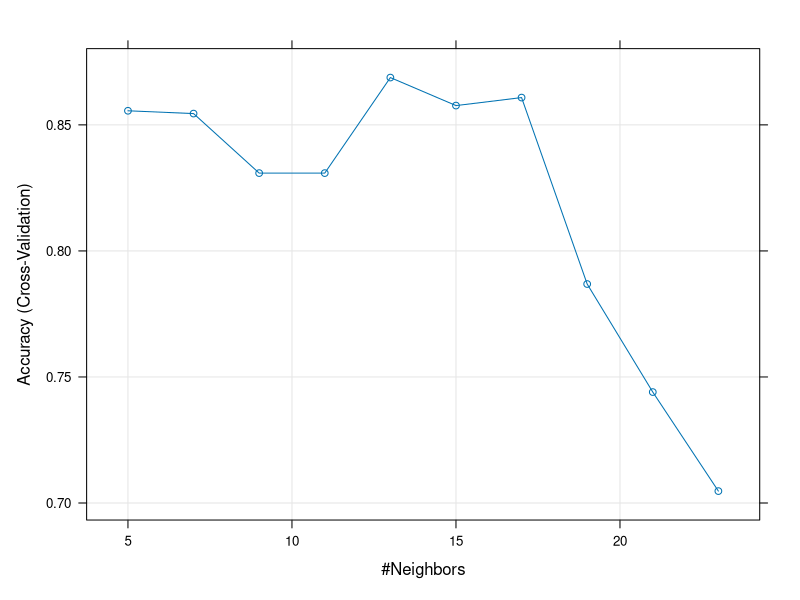

The R script that drew this image:
library(readxl)
library(caret)
library(class)
library(tidyverse)

date <- read_excel("ICE.xlsx")

# Selectăm doar coloanele relevante
date_filtrat <- date %>%
  select(`Ani asteptati de scolarizare`,
         `Gradul de inscriere in invatamantul primar`,
         `Gradul de inscriere in invatamantul secundar`,
         `Rata de finalizare a invatamantului primar`,
         `Nivel educațional general al țării`)

date_filtrat <- na.omit(date_filtrat)

# Transformăm coloana țintă într-un factor (multi-clasă)
date_filtrat$`Nivel educațional general al țării` <- as.factor(date_filtrat$`Nivel educațional general al țării`)

# Set antrenare/testare
set.seed(123)
ind <- createDataPartition(date_filtrat$`Nivel educațional general al țării`, p = 0.8, list = FALSE)
train_data <- date_filtrat[ind, ]
test_data <- date_filtrat[-ind, ]

# Modelul KNN
control <- trainControl(method = "cv", number = 10)
model_knn <- train(`Nivel educațional general al țării` ~ ., 
                   data = train_data,
                   method = "knn",
                   trControl = control,
                   preProcess = c("center", "scale"),
                   tuneLength = 10)

# Rezultate model
print(model_knn)
plot(model_knn)

# 9. Predicții și evaluare
predictii <- predict(model_knn, newdata = test_data)
matrice_confuzie <- confusionMatrix(predictii, test_data$`Nivel educațional general al țării`)

print(matrice_confuzie)
